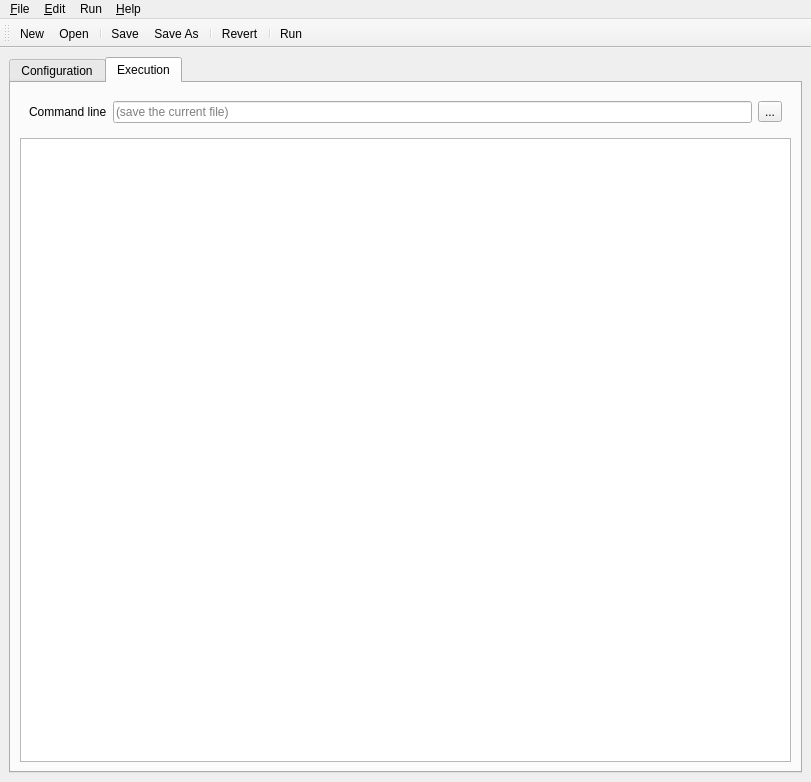
<?xml version="1.0" encoding="UTF-8"?>
<ui version="4.0">
 <class>MainWindow</class>
 <widget class="QMainWindow" name="MainWindow">
  <property name="geometry">
   <rect>
    <x>0</x>
    <y>0</y>
    <width>811</width>
    <height>782</height>
   </rect>
  </property>
  <property name="windowTitle">
   <string>Magboltz GUI</string>
  </property>
  <widget class="QWidget" name="centralwidget">
   <layout class="QVBoxLayout" name="verticalLayout">
    <item>
     <widget class="QTabWidget" name="mainTab">
      <property name="currentIndex">
       <number>1</number>
      </property>
      <widget class="QWidget" name="tabConfiguration">
       <attribute name="title">
        <string>Configuration</string>
       </attribute>
       <layout class="QVBoxLayout" name="verticalLayout_3">
        <item>
         <widget class="QGroupBox" name="groupSimParameters">
          <property name="title">
           <string>SImulation parameters</string>
          </property>
          <layout class="QGridLayout" name="gridLayout">
           <item row="0" column="2">
            <widget class="QLabel" name="label_3">
             <property name="text">
              <string>× 10⁷</string>
             </property>
            </widget>
           </item>
           <item row="2" column="1">
            <widget class="QCheckBox" name="checkPenning">
             <property name="toolTip">
              <string>IPEN: include Penning effect</string>
             </property>
             <property name="text">
              <string/>
             </property>
            </widget>
           </item>
           <item row="0" column="4">
            <spacer name="horizontalSpacer">
             <property name="orientation">
              <enum>Qt::Horizontal</enum>
             </property>
             <property name="sizeHint" stdset="0">
              <size>
               <width>40</width>
               <height>20</height>
              </size>
             </property>
            </spacer>
           </item>
           <item row="1" column="2">
            <widget class="QLabel" name="label_4">
             <property name="text">
              <string>eV</string>
             </property>
            </widget>
           </item>
           <item row="1" column="0">
            <widget class="QLabel" name="label_2">
             <property name="minimumSize">
              <size>
               <width>0</width>
               <height>0</height>
              </size>
             </property>
             <property name="text">
              <string>Final energy</string>
             </property>
            </widget>
           </item>
           <item row="1" column="4">
            <widget class="QCheckBox" name="checkFinalEnergyAuto">
             <property name="text">
              <string>Auto</string>
             </property>
            </widget>
           </item>
           <item row="0" column="1">
            <widget class="QSpinBox" name="spinRealInteractions">
             <property name="minimumSize">
              <size>
               <width>100</width>
               <height>0</height>
              </size>
             </property>
             <property name="toolTip">
              <string> NMAX: Number of real collisions, use a value between 2 and 5 for inelastic gas to obtain 1% accuracy, use a value above 10 for better than 0.5 % accuracy and a value of at least 10 for pure elastic gases like Argon</string>
             </property>
            </widget>
           </item>
           <item row="1" column="1">
            <widget class="QDoubleSpinBox" name="spinFinalEnergy">
             <property name="toolTip">
              <string>EFINAL: upper limit of the electron energy in electron Volts, if EFINAL = 0.0, program automatically calculates upper integration energy limit</string>
             </property>
            </widget>
           </item>
           <item row="0" column="0">
            <widget class="QLabel" name="label">
             <property name="minimumSize">
              <size>
               <width>200</width>
               <height>0</height>
              </size>
             </property>
             <property name="toolTip">
              <string/>
             </property>
             <property name="text">
              <string>Real interactions</string>
             </property>
            </widget>
           </item>
           <item row="2" column="0">
            <widget class="QLabel" name="label_16">
             <property name="text">
              <string>Enable Penning</string>
             </property>
            </widget>
           </item>
           <item row="4" column="0">
            <widget class="QLabel" name="label_17">
             <property name="text">
              <string>Enable thermal motion</string>
             </property>
            </widget>
           </item>
           <item row="4" column="1">
            <widget class="QCheckBox" name="checkThermal">
             <property name="toolTip">
              <string>ITHRM: gas motion taken to be at input temperature</string>
             </property>
             <property name="text">
              <string/>
             </property>
            </widget>
           </item>
          </layout>
         </widget>
        </item>
        <item>
         <widget class="QGroupBox" name="groupGasList">
          <property name="title">
           <string>Conditions</string>
          </property>
          <layout class="QGridLayout" name="gridLayout_2">
           <item row="0" column="2">
            <widget class="QLabel" name="label_12">
             <property name="text">
              <string>℃</string>
             </property>
            </widget>
           </item>
           <item row="2" column="2">
            <widget class="QLabel" name="label_6">
             <property name="text">
              <string>V/cm</string>
             </property>
            </widget>
           </item>
           <item row="0" column="1">
            <widget class="QDoubleSpinBox" name="spinGasTemperature">
             <property name="minimumSize">
              <size>
               <width>100</width>
               <height>0</height>
              </size>
             </property>
             <property name="toolTip">
              <string>TEMP: temperature of gas in centigrade</string>
             </property>
             <property name="decimals">
              <number>1</number>
             </property>
             <property name="maximum">
              <double>500.000000000000000</double>
             </property>
            </widget>
           </item>
           <item row="1" column="1">
            <widget class="QDoubleSpinBox" name="spinGasPressure">
             <property name="toolTip">
              <string>TORR: pressure of gas in Torr</string>
             </property>
             <property name="decimals">
              <number>0</number>
             </property>
             <property name="maximum">
              <double>10000.000000000000000</double>
             </property>
             <property name="singleStep">
              <double>10.000000000000000</double>
             </property>
            </widget>
           </item>
           <item row="3" column="1">
            <widget class="QDoubleSpinBox" name="spinMagneticField">
             <property name="toolTip">
              <string>BMAG: magnitude of the magnetic field in kilogauss</string>
             </property>
             <property name="decimals">
              <number>3</number>
             </property>
             <property name="maximum">
              <double>10.000000000000000</double>
             </property>
            </widget>
           </item>
           <item row="3" column="2">
            <widget class="QLabel" name="label_8">
             <property name="text">
              <string>kG</string>
             </property>
            </widget>
           </item>
           <item row="0" column="4">
            <spacer name="horizontalSpacer_3">
             <property name="orientation">
              <enum>Qt::Horizontal</enum>
             </property>
             <property name="sizeHint" stdset="0">
              <size>
               <width>40</width>
               <height>20</height>
              </size>
             </property>
            </spacer>
           </item>
           <item row="4" column="0">
            <widget class="QLabel" name="label_9">
             <property name="minimumSize">
              <size>
               <width>200</width>
               <height>0</height>
              </size>
             </property>
             <property name="text">
              <string>Angle</string>
             </property>
            </widget>
           </item>
           <item row="3" column="0">
            <widget class="QLabel" name="label_7">
             <property name="minimumSize">
              <size>
               <width>200</width>
               <height>0</height>
              </size>
             </property>
             <property name="text">
              <string>Magnetic field</string>
             </property>
            </widget>
           </item>
           <item row="0" column="0">
            <widget class="QLabel" name="label_11">
             <property name="minimumSize">
              <size>
               <width>200</width>
               <height>0</height>
              </size>
             </property>
             <property name="text">
              <string>Gas temperature</string>
             </property>
            </widget>
           </item>
           <item row="4" column="1">
            <widget class="QDoubleSpinBox" name="spinAngle">
             <property name="toolTip">
              <string>BTHETA: angle between the electric and magnetic fields in degrees</string>
             </property>
             <property name="maximum">
              <double>359.990000000000009</double>
             </property>
            </widget>
           </item>
           <item row="1" column="2">
            <widget class="QLabel" name="label_14">
             <property name="text">
              <string>Torr</string>
             </property>
            </widget>
           </item>
           <item row="2" column="0">
            <widget class="QLabel" name="label_5">
             <property name="minimumSize">
              <size>
               <width>200</width>
               <height>0</height>
              </size>
             </property>
             <property name="text">
              <string>Electric field</string>
             </property>
            </widget>
           </item>
           <item row="1" column="0">
            <widget class="QLabel" name="label_13">
             <property name="text">
              <string>Gas pressure</string>
             </property>
            </widget>
           </item>
           <item row="2" column="1">
            <widget class="QDoubleSpinBox" name="spinElectricField">
             <property name="toolTip">
              <string>EFIELD: electric field in Volt/cm</string>
             </property>
             <property name="decimals">
              <number>0</number>
             </property>
             <property name="maximum">
              <double>100000.000000000000000</double>
             </property>
             <property name="singleStep">
              <double>100.000000000000000</double>
             </property>
            </widget>
           </item>
           <item row="4" column="2">
            <widget class="QLabel" name="label_10">
             <property name="text">
              <string>°</string>
             </property>
            </widget>
           </item>
          </layout>
         </widget>
        </item>
        <item>
         <widget class="QGroupBox" name="groupConditions">
          <property name="title">
           <string>Gas components</string>
          </property>
          <layout class="QVBoxLayout" name="verticalLayout_2">
           <item>
            <widget class="QWidget" name="widget" native="true">
             <layout class="QHBoxLayout" name="horizontalLayout">
              <item>
               <widget class="QToolButton" name="btnGasAdd">
                <property name="text">
                 <string>...</string>
                </property>
                <property name="icon">
                 <iconset theme="list-add">
                  <normaloff>../../ui</normaloff>../../ui</iconset>
                </property>
               </widget>
              </item>
              <item>
               <widget class="QToolButton" name="btnGasRemove">
                <property name="text">
                 <string>...</string>
                </property>
                <property name="icon">
                 <iconset theme="list-remove">
                  <normaloff>../../ui</normaloff>../../ui</iconset>
                </property>
               </widget>
              </item>
              <item>
               <widget class="QToolButton" name="btnGasNormalize">
                <property name="toolTip">
                 <string>Normalize gas fractions</string>
                </property>
                <property name="text">
                 <string>...</string>
                </property>
                <property name="icon">
                 <iconset theme="accessories-calculator"/>
                </property>
               </widget>
              </item>
              <item>
               <spacer name="horizontalSpacer_6">
                <property name="orientation">
                 <enum>Qt::Horizontal</enum>
                </property>
                <property name="sizeHint" stdset="0">
                 <size>
                  <width>40</width>
                  <height>20</height>
                 </size>
                </property>
               </spacer>
              </item>
              <item>
               <widget class="QToolButton" name="btnGasDown">
                <property name="text">
                 <string>...</string>
                </property>
                <property name="icon">
                 <iconset theme="go-down">
                  <normaloff>../../ui</normaloff>../../ui</iconset>
                </property>
               </widget>
              </item>
              <item>
               <widget class="QToolButton" name="btnGasUp">
                <property name="text">
                 <string>...</string>
                </property>
                <property name="icon">
                 <iconset theme="go-up">
                  <normaloff>../../ui</normaloff>../../ui</iconset>
                </property>
               </widget>
              </item>
             </layout>
            </widget>
           </item>
           <item>
            <widget class="QTableWidget" name="gasListTable">
             <property name="columnCount">
              <number>3</number>
             </property>
             <column>
              <property name="text">
               <string>Gas ID</string>
              </property>
             </column>
             <column>
              <property name="text">
               <string>Gas name</string>
              </property>
              <property name="textAlignment">
               <set>AlignLeading|AlignVCenter</set>
              </property>
             </column>
             <column>
              <property name="text">
               <string>Gas fraction</string>
              </property>
              <property name="textAlignment">
               <set>AlignLeading|AlignVCenter</set>
              </property>
             </column>
            </widget>
           </item>
          </layout>
         </widget>
        </item>
       </layout>
      </widget>
      <widget class="QWidget" name="tabExecution">
       <attribute name="title">
        <string>Execution</string>
       </attribute>
       <layout class="QVBoxLayout" name="verticalLayout_4">
        <item>
         <widget class="QWidget" name="widget_2" native="true">
          <layout class="QHBoxLayout" name="horizontalLayout_2">
           <item>
            <widget class="QLabel" name="label_15">
             <property name="text">
              <string>Command line</string>
             </property>
            </widget>
           </item>
           <item>
            <widget class="QLineEdit" name="commandLine">
             <property name="readOnly">
              <bool>true</bool>
             </property>
             <property name="placeholderText">
              <string>(save the current file)</string>
             </property>
            </widget>
           </item>
           <item>
            <widget class="QToolButton" name="btnCopyToClipbord">
             <property name="text">
              <string>...</string>
             </property>
             <property name="icon">
              <iconset theme="edit-copy">
               <normaloff>../../ui</normaloff>../../ui</iconset>
             </property>
            </widget>
           </item>
          </layout>
         </widget>
        </item>
        <item>
         <widget class="QTextEdit" name="consoleOutput">
          <property name="font">
           <font>
            <family>Monospace</family>
           </font>
          </property>
          <property name="readOnly">
           <bool>true</bool>
          </property>
         </widget>
        </item>
       </layout>
      </widget>
     </widget>
    </item>
   </layout>
  </widget>
  <widget class="QMenuBar" name="menuBar">
   <property name="geometry">
    <rect>
     <x>0</x>
     <y>0</y>
     <width>811</width>
     <height>23</height>
    </rect>
   </property>
   <widget class="QMenu" name="menu_File">
    <property name="title">
     <string>&amp;File</string>
    </property>
    <addaction name="actionNew"/>
    <addaction name="actionOpen"/>
    <addaction name="separator"/>
    <addaction name="actionSave"/>
    <addaction name="actionSaveAs"/>
    <addaction name="separator"/>
    <addaction name="actionRevert"/>
    <addaction name="actionClose"/>
    <addaction name="separator"/>
    <addaction name="actionQuit"/>
   </widget>
   <widget class="QMenu" name="menu_Edit">
    <property name="title">
     <string>&amp;Edit</string>
    </property>
    <addaction name="separator"/>
   </widget>
   <widget class="QMenu" name="menu_Help">
    <property name="title">
     <string>&amp;Help</string>
    </property>
    <property name="separatorsCollapsible">
     <bool>false</bool>
    </property>
   </widget>
   <widget class="QMenu" name="menuRun">
    <property name="title">
     <string>Run</string>
    </property>
    <addaction name="actionRun"/>
   </widget>
   <addaction name="menu_File"/>
   <addaction name="menu_Edit"/>
   <addaction name="menuRun"/>
   <addaction name="menu_Help"/>
  </widget>
  <widget class="QToolBar" name="mainToolBar">
   <property name="windowTitle">
    <string>toolBar</string>
   </property>
   <attribute name="toolBarArea">
    <enum>TopToolBarArea</enum>
   </attribute>
   <attribute name="toolBarBreak">
    <bool>false</bool>
   </attribute>
   <addaction name="actionNew"/>
   <addaction name="actionOpen"/>
   <addaction name="separator"/>
   <addaction name="actionSave"/>
   <addaction name="actionSaveAs"/>
   <addaction name="separator"/>
   <addaction name="actionRevert"/>
   <addaction name="separator"/>
   <addaction name="actionRun"/>
  </widget>
  <action name="actionNew">
   <property name="icon">
    <iconset theme="document-new">
     <normaloff>../../ui</normaloff>../../ui</iconset>
   </property>
   <property name="text">
    <string>&amp;New</string>
   </property>
  </action>
  <action name="actionOpen">
   <property name="icon">
    <iconset theme="document-open">
     <normaloff>../../ui</normaloff>../../ui</iconset>
   </property>
   <property name="text">
    <string>&amp;Open</string>
   </property>
  </action>
  <action name="actionQuit">
   <property name="icon">
    <iconset theme="application-exit">
     <normaloff>../../ui</normaloff>../../ui</iconset>
   </property>
   <property name="text">
    <string>&amp;Exit</string>
   </property>
  </action>
  <action name="actionSave">
   <property name="icon">
    <iconset theme="document-save">
     <normaloff>../../ui</normaloff>../../ui</iconset>
   </property>
   <property name="text">
    <string>&amp;Save</string>
   </property>
  </action>
  <action name="actionClose">
   <property name="icon">
    <iconset theme="edit-delete">
     <normaloff>../../ui</normaloff>../../ui</iconset>
   </property>
   <property name="text">
    <string>Close</string>
   </property>
  </action>
  <action name="actionSaveAs">
   <property name="icon">
    <iconset theme="document-save-as">
     <normaloff>../../ui</normaloff>../../ui</iconset>
   </property>
   <property name="text">
    <string>Save As</string>
   </property>
  </action>
  <action name="actionRevert">
   <property name="icon">
    <iconset theme="document-revert">
     <normaloff>../../ui</normaloff>../../ui</iconset>
   </property>
   <property name="text">
    <string>Revert</string>
   </property>
  </action>
  <action name="actionRun">
   <property name="icon">
    <iconset theme="system-run">
     <normaloff>../../ui</normaloff>../../ui</iconset>
   </property>
   <property name="text">
    <string>Run</string>
   </property>
  </action>
  <action name="actionGasAdd">
   <property name="icon">
    <iconset theme="list-add">
     <normaloff>../../ui</normaloff>../../ui</iconset>
   </property>
   <property name="text">
    <string>Add</string>
   </property>
  </action>
  <action name="actionGasRemove">
   <property name="icon">
    <iconset theme="list-remove">
     <normaloff>../../ui</normaloff>../../ui</iconset>
   </property>
   <property name="text">
    <string>Remove</string>
   </property>
  </action>
  <action name="actionactionNormalize">
   <property name="icon">
    <iconset theme="accessories-calculator"/>
   </property>
   <property name="text">
    <string>actionNormalize</string>
   </property>
   <property name="toolTip">
    <string>Normalize gas fractions</string>
   </property>
  </action>
 </widget>
 <resources/>
 <connections/>
</ui>
